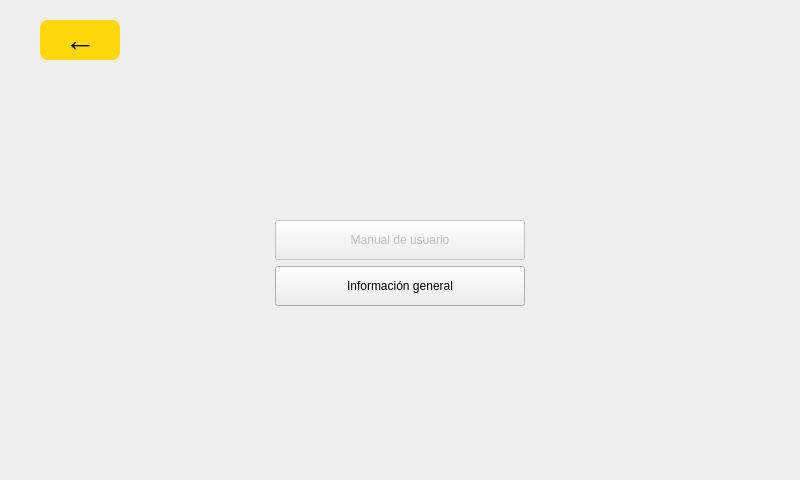
<?xml version="1.0" encoding="UTF-8"?>
<ui version="4.0">
 <class>HelpScreen</class>
 <widget class="QWidget" name="HelpScreen">
  <property name="geometry">
   <rect>
    <x>0</x>
    <y>0</y>
    <width>800</width>
    <height>480</height>
   </rect>
  </property>
  <layout class="QVBoxLayout" name="mainLayout">
   <property name="leftMargin">
    <number>40</number>
   </property>
   <property name="topMargin">
    <number>20</number>
   </property>
   <property name="rightMargin">
    <number>40</number>
   </property>
   <property name="bottomMargin">
    <number>20</number>
   </property>
   <item>
    <widget class="QPushButton" name="backButton">
     <property name="sizePolicy">
      <sizepolicy hsizetype="Fixed" vsizetype="Fixed">
       <horstretch>0</horstretch>
       <verstretch>0</verstretch>
      </sizepolicy>
     </property>
     <property name="minimumSize">
      <size>
       <width>80</width>
       <height>40</height>
      </size>
     </property>
     <property name="maximumSize">
      <size>
       <width>80</width>
       <height>40</height>
      </size>
     </property>
     <property name="styleSheet">
      <string notr="true">QPushButton#backButton { background-color: rgb(255, 214, 10); border-radius: 8px; font-size: 24pt; font-weight: bold; color: black; }</string>
     </property>
     <property name="text">
      <string>←</string>
     </property>
    </widget>
   </item>
   <item>
    <spacer name="topSpacer">
     <property name="orientation">
      <enum>Qt::Vertical</enum>
     </property>
     <property name="sizeHint" stdset="0">
      <size>
       <width>20</width>
       <height>40</height>
      </size>
     </property>
    </spacer>
   </item>
   <item alignment="Qt::AlignHCenter">
    <widget class="QPushButton" name="usersManualButton">
     <property name="enabled">
      <bool>false</bool>
     </property>
     <property name="sizePolicy">
      <sizepolicy hsizetype="Fixed" vsizetype="Fixed">
       <horstretch>0</horstretch>
       <verstretch>0</verstretch>
      </sizepolicy>
     </property>
     <property name="minimumSize">
      <size>
       <width>250</width>
       <height>40</height>
      </size>
     </property>
     <property name="text">
      <string>Manual de usuario</string>
     </property>
    </widget>
   </item>
   <item alignment="Qt::AlignHCenter">
    <widget class="QPushButton" name="generalInfoButton">
     <property name="sizePolicy">
      <sizepolicy hsizetype="Fixed" vsizetype="Fixed">
       <horstretch>0</horstretch>
       <verstretch>0</verstretch>
      </sizepolicy>
     </property>
     <property name="minimumSize">
      <size>
       <width>250</width>
       <height>40</height>
      </size>
     </property>
     <property name="text">
      <string>Información general</string>
     </property>
    </widget>
   </item>
   <item>
    <spacer name="bottomSpacer">
     <property name="orientation">
      <enum>Qt::Vertical</enum>
     </property>
     <property name="sizeHint" stdset="0">
      <size>
       <width>20</width>
       <height>40</height>
      </size>
     </property>
    </spacer>
   </item>
  </layout>
 </widget>
 <resources/>
 <connections/>
</ui>
